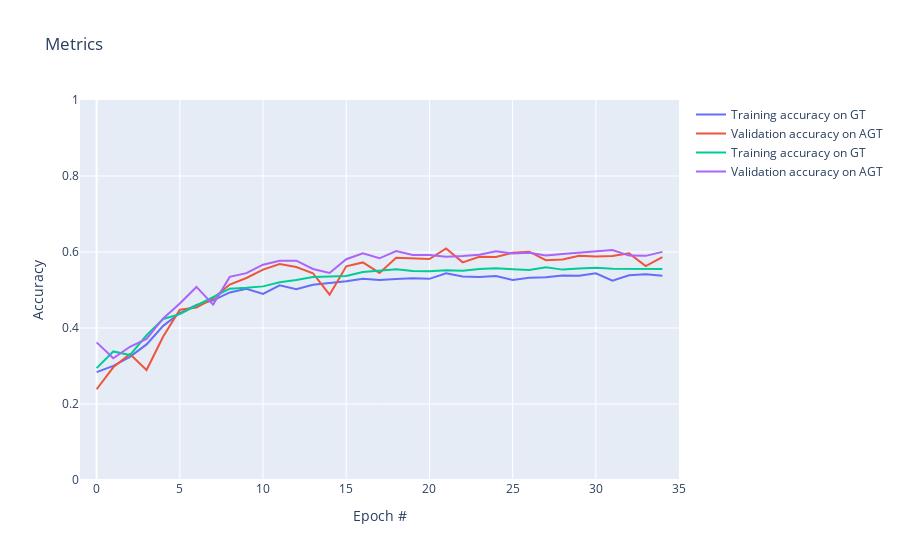

Source (notebook cell):
### Markdown cell above
## Plotting the metrics

### Code cell
metrics = pd.DataFrame(metrics)

# create figure
fig = go.Figure()
fig.add_trace(go.Scatter(x=metrics.index, y=metrics['train_accuracyGT'],
                    mode='lines',
                    name='Training accuracy on GT'))
fig.add_trace(go.Scatter(x=metrics.index, y=metrics['val_accuracyGT'],
                    mode='lines',
                    name='Validation accuracy on AGT'))
fig.add_trace(go.Scatter(x=metrics.index, y=metrics['train_accuracyAGT'],
                    mode='lines',
                    name='Training accuracy on GT'))
fig.add_trace(go.Scatter(x=metrics.index, y=metrics['val_accuracyAGT'],
                    mode='lines',
                    name='Validation accuracy on AGT'))

fig.update_layout(title='Metrics',
                   xaxis_title='Epoch #',
                   yaxis_title='Accuracy')

fig.update_xaxes(range = [-1,35])
fig.update_yaxes(range = [0,1])

fig.show()

### Figure 1 — Plotly figure (JSON) as saved in the notebook; plotly's stock layout.template omitted (floating-point values rounded to 4 significant figures)
{"data": [{"mode": "lines", "name": "Training accuracy on GT", "type": "scatter", "x": [0, 1, 2, 3, 4, 5, 6, 7, 8, 9, 10, 11, 12, 13, 14, 15, 16, 17, 18, 19, 20, 21, 22, 23, 24, 25, 26, 27, 28, 29, 30, 31, 32, 33, 34], "y": [0.2838, 0.3005, 0.3239, 0.3568, 0.4057, 0.4393, 0.4607, 0.4728, 0.4936, 0.503, 0.4895, 0.5123, 0.5019, 0.5138, 0.5187, 0.5233, 0.5299, 0.526, 0.5292, 0.5307, 0.5294, 0.544, 0.5356, 0.5345, 0.5369, 0.5267, 0.5323, 0.5334, 0.5381, 0.5378, 0.5438, 0.5246, 0.5387, 0.5412, 0.5373]}, {"mode": "lines", "name": "Validation accuracy on AGT", "type": "scatter", "x": [0, 1, 2, 3, 4, 5, 6, 7, 8, 9, 10, 11, 12, 13, 14, 15, 16, 17, 18, 19, 20, 21, 22, 23, 24, 25, 26, 27, 28, 29, 30, 31, 32, 33, 34], "y": [0.2389, 0.2965, 0.3315, 0.2895, 0.3778, 0.4483, 0.4542, 0.4781, 0.5142, 0.5315, 0.5536, 0.5682, 0.5605, 0.5441, 0.4877, 0.5624, 0.5726, 0.5449, 0.5846, 0.5829, 0.5813, 0.6094, 0.5728, 0.5874, 0.587, 0.5981, 0.6007, 0.5785, 0.5803, 0.5901, 0.5883, 0.5895, 0.5965, 0.5631, 0.5863]}, {"mode": "lines", "name": "Training accuracy on GT", "type": "scatter", "x": [0, 1, 2, 3, 4, 5, 6, 7, 8, 9, 10, 11, 12, 13, 14, 15, 16, 17, 18, 19, 20, 21, 22, 23, 24, 25, 26, 27, 28, 29, 30, 31, 32, 33, 34], "y": [0.2944, 0.3383, 0.3287, 0.3809, 0.4239, 0.4366, 0.4592, 0.4819, 0.5034, 0.5057, 0.5095, 0.5202, 0.5261, 0.5342, 0.5365, 0.5369, 0.5474, 0.5502, 0.5546, 0.5498, 0.549, 0.5517, 0.5506, 0.555, 0.557, 0.5545, 0.5526, 0.5597, 0.5536, 0.5564, 0.5583, 0.5561, 0.5555, 0.5554, 0.5549]}, {"mode": "lines", "name": "Validation accuracy on AGT", "type": "scatter", "x": [0, 1, 2, 3, 4, 5, 6, 7, 8, 9, 10, 11, 12, 13, 14, 15, 16, 17, 18, 19, 20, 21, 22, 23, 24, 25, 26, 27, 28, 29, 30, 31, 32, 33, 34], "y": [0.3622, 0.3204, 0.3507, 0.3714, 0.4253, 0.4645, 0.5081, 0.4616, 0.5346, 0.5443, 0.5665, 0.5769, 0.5771, 0.5554, 0.545, 0.581, 0.5964, 0.5834, 0.6023, 0.592, 0.5922, 0.5876, 0.5893, 0.5926, 0.6017, 0.5962, 0.5979, 0.5909, 0.5945, 0.5986, 0.6014, 0.6051, 0.5906, 0.5898, 0.6003]}], "layout": {"title": {"text": "Metrics"}, "xaxis": {"range": [-1, 35], "title": {"text": "Epoch #"}}, "yaxis": {"range": [0, 1], "title": {"text": "Accuracy"}}}}
